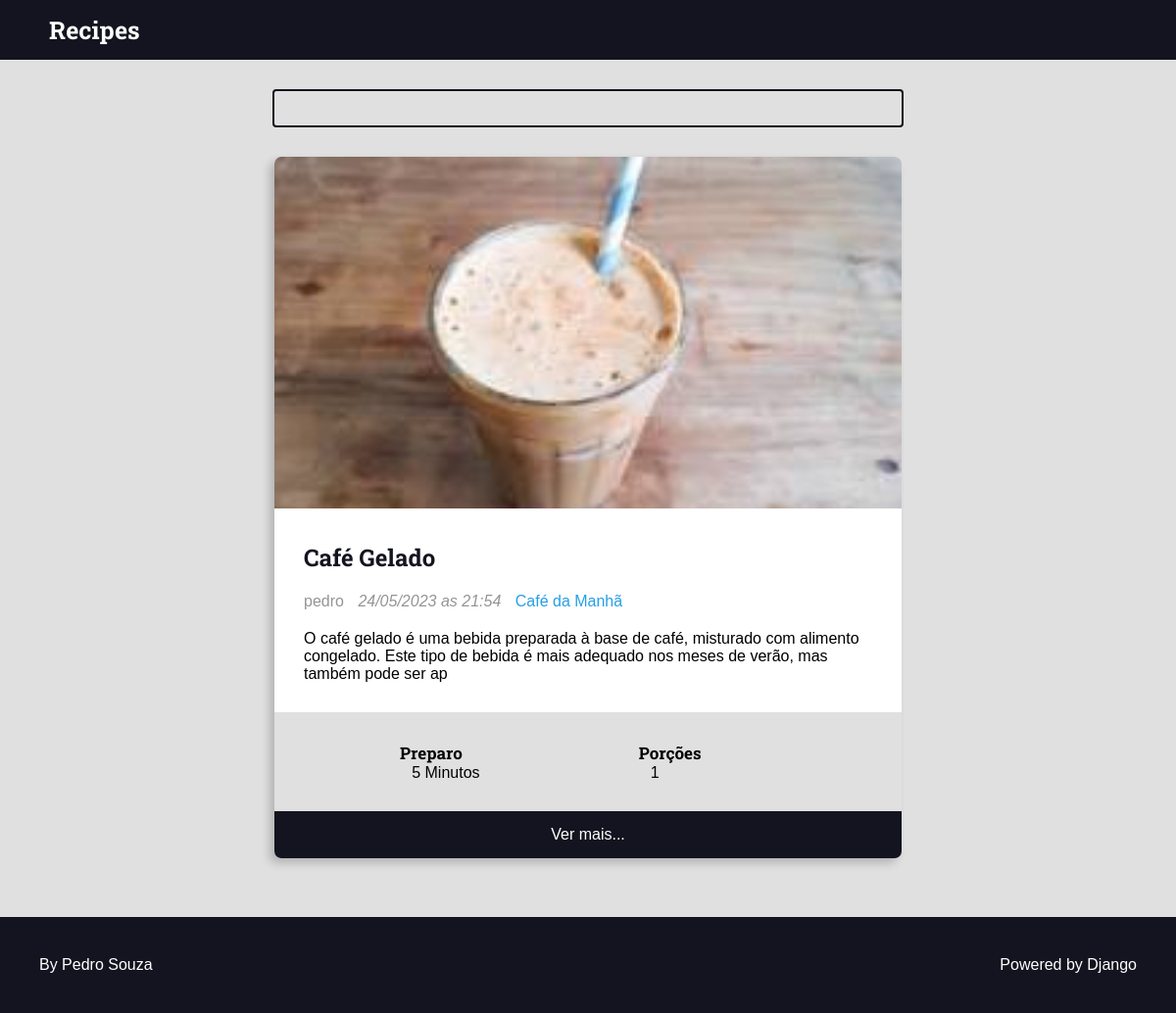
Before: /recipes/category/1/ with the older database file.
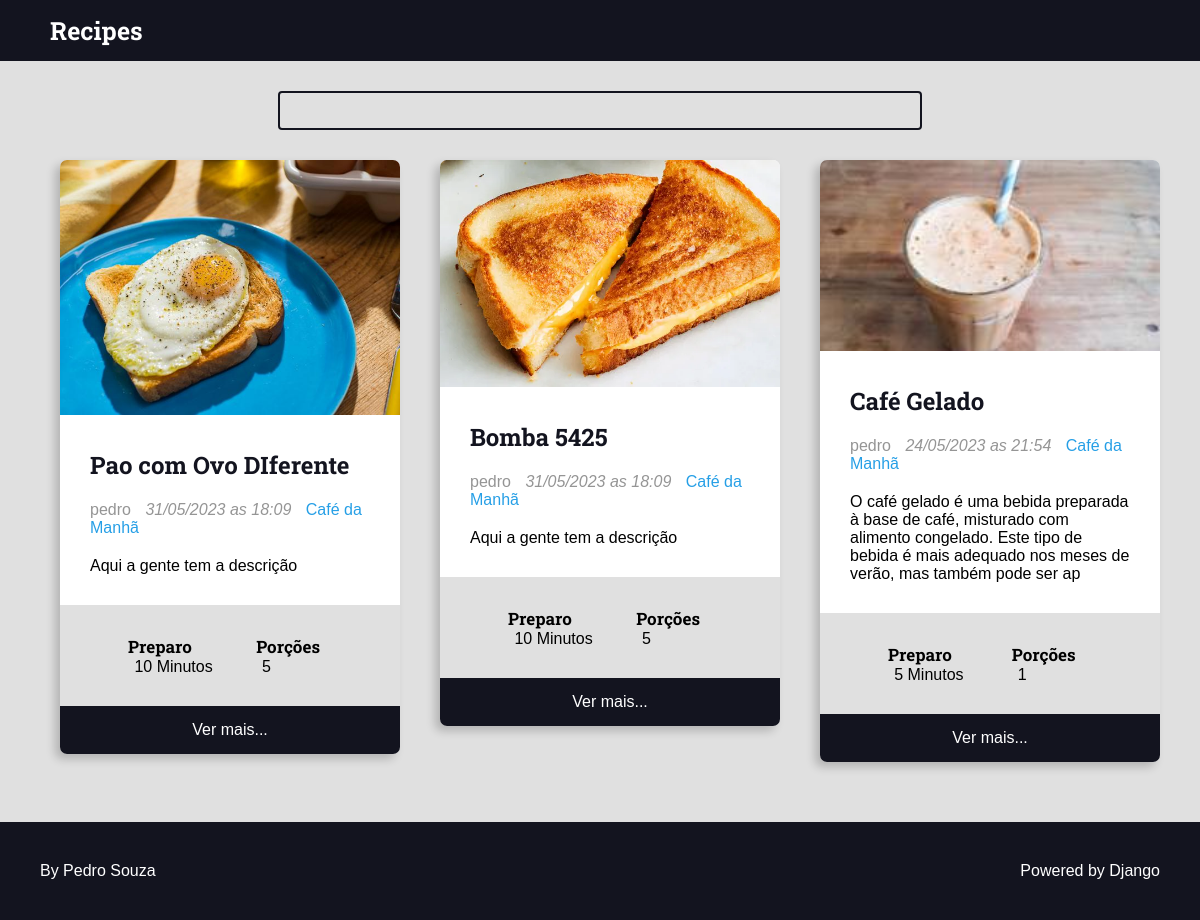
After: the same page with the newer database file.
### recipes/models.py (models this page shows, shortened)
class Recipe(models.Model):
    title = models.CharField(max_length=65)
    description = models.CharField(max_length=165)
    slug = models.SlugField(unique=True)
    preparation_time = models.IntegerField()
    preparation_time_unit = models.CharField(max_length=65)
    servings = models.IntegerField()
    servings_unit = models.CharField(max_length=65)
    preparation_steps = models.TextField()
    preparation_steps_is_html = models.BooleanField(default=False)
    created_at = models.DateTimeField(auto_now_add=True)
    updated_at = models.DateTimeField(auto_now=True)
    is_published = models.BooleanField(default=False)
    cover = models.ImageField(
        upload_to='recipes/covers/%Y/%m/%d/', blank=True, default='')
    category = models.ForeignKey(
        Category, on_delete=models.SET_NULL, null=True,
        blank=True, default=None)
    author = models.ForeignKey(
        User, on_delete=models.SET_NULL, null=True
    )

class Category(models.Model):
    name = models.CharField(max_length=65)

### recipes/views.py (the view)
# urls.py: path('recipes/category/<int:category_id>/',
def category(request, category_id):
    recipes = get_list_or_404(
        Recipe.objects.filter(
            category__id=category_id, is_published=True
        ).order_by('-id')
    )
    return render(request, 'recipes/pages/category.html', context={
        'recipes': recipes,
        'category_title': f'{recipes[0].category.name}'
    })

### recipes/templates/recipes/pages/category.html (shortened to what this page needs)
{% extends 'global/base.html' %}
{% block content %}
<div class="main-content main-content-list container">
    {% for recipe in recipes %}
    {% include 'recipes/partials/recipe.html'%}
    {% endfor %}
</div>
{% endblock content %}

### base_templates/global/base.html (shortened to what this page needs)
<!DOCTYPE html>
<html>
    <head>
        {% include 'recipes/partials/head.html' %}
    </head>
    <body>
        {% include 'recipes/partials/header.html' %}
        {% include 'recipes/partials/search.html' %}
        <main class="main-content-container">
            <div class="main-content main-content-list container">
                {% block content %}{%endblock content %}
            </div>
        </main>
        {% include 'recipes/partials/footer.html' %}
    </body>
</html>

### recipes/templates/recipes/partials/head.html (shortened to what this page needs)
{% load static %}
<link rel="stylesheet" href="{% static '/recipes/css/style.css' %}">

### recipes/templates/recipes/partials/header.html (shortened to what this page needs)
<header class="main-header-container">
    <div class="main-header container">
        <nav class="navbar bg-dark" data-bs-theme="dark">
            <h1>
                <a class="main-logo" href="{% url "recipes:home" %}">
                    <span class="main-logo-text">Recipes</span>
                </a>
            </h1>
        </nav>
    </div>
</header>

### recipes/templates/recipes/partials/search.html (shortened to what this page needs)
<div class="search-container">
    <div class="container">
        <form class="search-form">
            <input type="search" class="search-input"  name="q">
            <button type="submit" class="search-button"></button>
        </form>
    </div>
</div>

### recipes/templates/recipes/partials/recipe.html (shortened to what this page needs)
<div class="recipe recipe-list-item">
    <div class="recipe-cover">
        <a href="{% url "recipes:recipe" recipe.id %}">
            <img src="{{recipe.cover.url}}" alt="Temporario"></img>
        </a>
    </div>
    <div class="recipe-title-container">
        <h2 class="recipe-title">
            <a href="{% url "recipes:recipe" recipe.id %}">
                {{ recipe.title }}
            </a>
        </h2>
    </div>
    <div class="recipe-author">
        {% if recipe.author is not None %}
            <span class="recipe-author-item">
                {% if recipe.author.first_name %}
                        {{recipe.author.first_name}} {{recipe.author.last_name}}
                {% else %}
                        {{recipe.author.username}}
                {% endif %}
            </span>
       {% endif %}
       <span class="recipe-author-item">
           <i class="fas fa-calendar-alt">  {{recipe.created_at|date:"d/m/Y"}} as {{recipe.created_at|date:"H:i"}}</i>
       </span>
       {% if recipe.category is not None %}
            <span class="recipe-author-item">
                <a href="{% url 'recipes:category' recipe.category.id %}">
                    <span> {{recipe.category.name}} </span>
                </a>
            </span>
       {% endif %}
   </div>
   <div class="recipe-content">
       <p>{{recipe.description}}</p>
   </div>
   <div class="recipe-meta-container">
       <div class="recipe-meta recipe-preparation">
           <h3 class="recipe-meta-title">
               <span>Preparo</span>
           </h3>
           <div class="recipe-meta-text">
               {{recipe.preparation_time}} Minutos
           </div>
       </div>
       <div class="recipe-meta recipe-servings">
           <h3 class="recipe-meta-title"> Porções</h3>
           <div class="recipe-meta-text">
               {{recipe.servings}}
           </div>
       </div>
   </div>
   {% if is_detail_page is not True %}
        <footer class="recipe-footer">
            <a class="recipe-read-more button button-dark button-full-width" href=" {% url 'recipes:recipe' recipe.id %} ">
                <span>Ver mais...</span>
            </a>
        </footer>
    {% endif %}
</div>

### recipes/templates/recipes/partials/footer.html
<footer class="main-footer">
    <div class="developer">
      <a href="https://github.com/Pedro1840" target="_blank" rel="noreferrer noopener">By Pedro Souza</a>
    </div>
    <div class="powered">
      <a href="https://www.djangoproject.com/" target="_blank" rel="noreferrer noopener">Powered by Django</a>
    </div>
  </footer>

### recipes/static/recipes/css/style.css (style rules this page uses)
:root { --color-primary: #269fe6; --color-primary-hover: #2086c2; --color-primary-dark: #13141f; --color-primary-dark-hover: #212336; --color-primary-light: #d4ecfa; --color-primary-light-hover: #bdd8e7; --color-white: #fff; --color-black: #000; --color-dark-text: #444; --color-info-light: #cce5ff; --color-debug-light: #cce5ff; --color-success-light: #d4edda; --color-alert-light: #fff3cd; --color-warning-light: #fff3cd; --color-error-light: #f8d7da; --color-info-dark: #4d86c4; --color-debug-dark: #4d86c4; --color-success-dark: #4a9c5d; --color-alert-dark: #927f40; --color-warning-dark: #927f40; --color-error-dark: #da525d; --color-gray-0: #f9f9f9; --color-gray-1: #e0e0e0; --color-gray-2: #c7c7c7; --color-gray-3: #aeaeae; --color-gray-4: #959595; --color-gray-5: #7d7d7d; --color-gray-6: #646464; --color-gray-7: #4b4b4b; --color-gray-8: #323232; --color-gray-9: #191919; --font-primary: Arial; --font-headings: 'Roboto Slab', serif; --spacing-gutter-medium: 3rem; --spacing-gutter-large: 4rem; }
* { padding: 0; margin: 0; }
html { font-size: 62.5%; }
body { font-size: 1.6rem; font-family: var(--font-primary); background: var(--color-gray-1); }
h1, h2, h3, h4, h5, h6 { font-family: var(--font-headings); }
.container { max-width: 144rem; margin: 0 auto; padding: var(--spacing-gutter-medium); }
.main-header-container { background: var(--color-primary-dark); }
.main-logo { font-size: 2.5rem; color: var(--color-white); text-decoration: none; display: flex; flex-flow: row nowrap; align-items: center; justify-content: flex-start; width: fit-content; height: 1px; margin: 10; }
.search-form { border: .2rem solid var(--color-primary-dark); max-width: 64rem; margin: 0 auto; border-radius: .4rem; position: relative; transition: all 300ms ease-in-out; }
.search-input, .search-button { border: none; background: none; outline: none; padding: 1rem; transition: all 300ms ease-in-out; }
.search-input { width: 100%; padding-right: 3rem; }
.search-button { position: absolute; top: 0; right: 0; }
.main-content { padding-top: 0; }
.main-content-list { display: grid; grid-template-columns: repeat(auto-fit, minmax(340px, 1fr)); gap: var(--spacing-gutter-large); }
.recipe { background: var(--color-white); box-shadow: -5px 5px 10px rgba(0,0,0,0.2); transform: scale(1); transition: all 300ms ease-in-out; border-radius: .7rem; overflow: hidden; }
.recipe-cover img { width: 100%; }
.recipe-list-item { max-width: 64rem; height: max-content; }
.recipe-title-container { padding: var(--spacing-gutter-medium); padding-bottom: 2rem; }
.recipe-title-container a { text-decoration: none; color: var(--color-primary-dark) }
.recipe-author { padding: 0 var(--spacing-gutter-medium); }
.recipe-content { padding: var(--spacing-gutter-medium); padding-top: 2rem; }
.recipe-author-item { color: var(--color-gray-4); margin-right: 1rem }
.recipe-author a { color: var(--color-primary); transition: all 250ms ease-in-out; text-decoration: none; }
.recipe-meta-container { display: flex; flex-flow: row wrap; padding: var(--spacing-gutter-medium); padding-left: 20%; background: var(--color-gray-1); }
.recipe-meta { display: flex; flex-flow: column nowrap; flex-shrink: 1; flex-grow: 1; }
.recipe-meta-title { font-size: 1.7rem; }
.recipe-meta-text { padding-left: 5%; }
.recipe-footer a { background: var(--color-primary-dark); display: block; color: var(--color-white); text-decoration: none; text-align: center; padding: 1.5rem var(--spacing-gutter-medium) }
.main-footer { display: flex; align-items: center; justify-content: space-between; background: var(--color-primary-dark); color: var(--color-white); padding: var(--spacing-gutter-large); }
.main-footer a { color: var(--color-white); text-decoration: none; transition: all 300ms ease-in-out; }

Changed rows visible on the page:
added Recipe: cover (picture), title "Pao com Ovo DIferente", author.username "pedro", created_at "31/05/2023", created_at "18:09", category.name "Café da Manhã", description "Aqui a gente tem a descrição", preparation_time "10", servings "5"
added Recipe: cover (picture), title "Bomba 5425", author.username "pedro", created_at "31/05/2023", created_at "18:09", category.name "Café da Manhã", description "Aqui a gente tem a descrição", preparation_time "10", servings "5"
